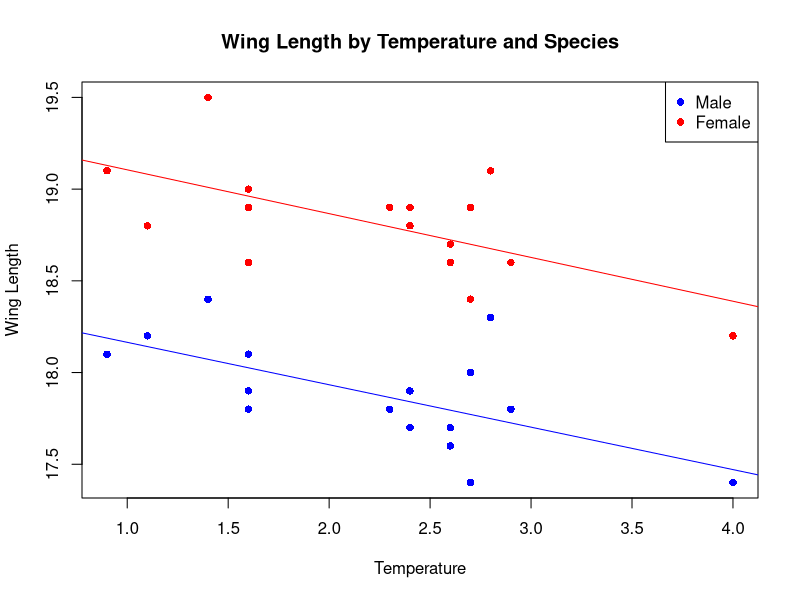

Write the R code that produced this figure.
## ---- chunk 1
butterflies <- read.csv("../data/ButterfliesBc.csv", header = TRUE)
attach(butterflies)
## ---- chunk 2
plot(Temp, Wing, xlab = "Temperature", ylab = "Wing Length", main = "Wing Length by Temperature and Species", pch = ifelse(Sex == "Male", 16, 16), col = ifelse(Sex == "Male", "blue", "red"))
legend("topright", legend = c("Male", "Female"), pch = 16, col = c("blue", "red"))

abline(lm(Wing ~ Temp, data = subset(butterflies, Sex == "Male")), col = "blue")
abline(lm(Wing ~ Temp, data = subset(butterflies, Sex == "Female")), col = "red")
